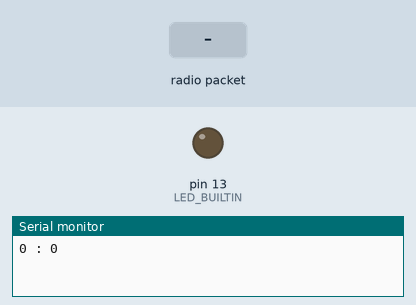
This program was run on a simulated Arduino Nano, built with avr-gcc and run on an emulated ATmega328P. Shown: output pins drawn as LEDs (lit = HIGH), the last lines printed to the serial monitor. The inputs (shaded band) are chosen by the test bench. No radio packets arrive unless stated.

Above: at 1.2 s.
1.3 s: radio packet "1" arrives
At 1.7 s:
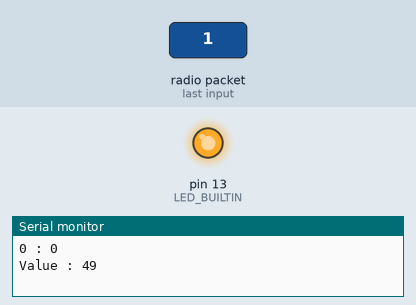
Timing chart, 0 to 4.3 s (numbered marks = the images above; inputs shaded):
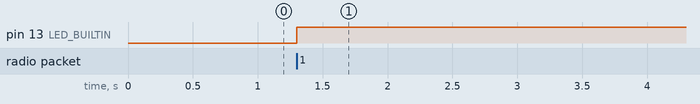

The program:

main.cpp
```cpp
#include <Arduino.h>
#include <VirtualWire.h>

//#define SENDER
#define RECEIVER

#define DATA_PIN 3
#define BUFFER_SIZE 1


byte TX_BUFFER[BUFFER_SIZE] = {0};
uint64_t senderTime = 0;

byte message[VW_MAX_MESSAGE_LEN];
byte messageLength = VW_MAX_MESSAGE_LEN;
int receivedNumber = 0;


int count = 0;
uint64_t blinkTime = 0;
bool LED_BUILTIN_STATE = false;

void setup() {
  Serial.begin(115200);
  pinMode(LED_BUILTIN, OUTPUT);

#ifdef SENDER
  vw_set_tx_pin(DATA_PIN);
  vw_setup(2000);

  for (int i = 0; i < BUFFER_SIZE; i++)
  {
    TX_BUFFER[i] = 0;
  }

#endif

#ifdef RECEIVER
  digitalWrite(LED_BUILTIN, LOW);
  vw_set_rx_pin(3);
  vw_setup(2000); // bps
  vw_rx_start();

#endif


}

void loop() {

  if(millis() - blinkTime > 1000)
  {

#ifdef SENDER
      Serial.print(count++);
      Serial.print(" : ");
      Serial.println(TX_BUFFER[0]);
#endif

#ifdef RECEIVER
      Serial.print(count++);
      Serial.print(" : ");
      Serial.println(receivedNumber);
#endif

      blinkTime = millis();


#ifdef SENDER
      digitalWrite(LED_BUILTIN, LED_BUILTIN_STATE);
      LED_BUILTIN_STATE = !LED_BUILTIN_STATE;
#endif

  }


#ifdef SENDER
  if(millis() - senderTime > 10)
  {
    TX_BUFFER[0] = LED_BUILTIN_STATE;
    vw_send(TX_BUFFER, BUFFER_SIZE);
    vw_wait_tx();
    senderTime = millis();
  }
#endif


#ifdef RECEIVER
  if(vw_get_message(message, &messageLength))
  {
    Serial.print("Value : ");

    for (int i = 0; i < messageLength; i++)
    {
      receivedNumber = message[i];
    }

    Serial.println(receivedNumber);
    digitalWrite(LED_BUILTIN, receivedNumber);

  }

#endif


}
```

Measured:
- after the input at 1.3 s, pin 13 (LED_BUILTIN): LOW → HIGH at once
